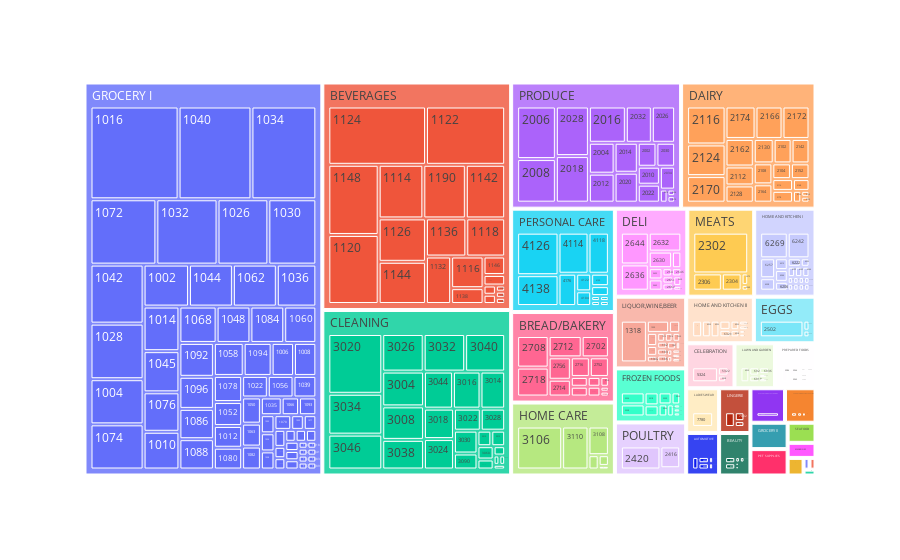

The notebook cell saved with this chart:
### Markdown cell above
### Categorization of classes based on family

### Code cell
fig = px.treemap(items, path=['family', 'class'])
fig.show()

### Figure 1 — Plotly figure (JSON) as saved in the notebook; plotly's stock layout.template omitted (floating-point values rounded to 4 significant figures; data arrays with more than 128 entries replaced by an {"elided": "..."} marker saying what was removed)
{"data": [{"branchvalues": "total", "domain": {"x": [0, 1], "y": [0, 1]}, "hovertemplate": "labels=%{label}<br>count=%{value}<br>parent=%{parent}<br>id=%{id}<extra></extra>", "ids": {"elided": "370 str values"}, "labels": {"elided": "370 str values"}, "name": "", "parents": {"elided": "370 str values"}, "type": "treemap", "values": {"elided": "370 int values"}}], "layout": {"legend": {"tracegroupgap": 0}, "margin": {"t": 60}}}
